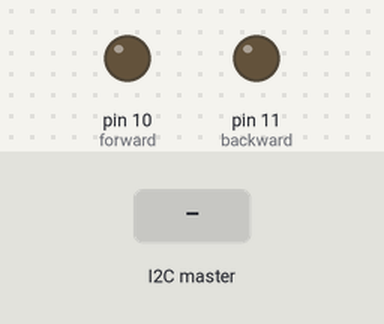
The sketch below on a simulated Arduino Uno, built with avr-gcc and run on an emulated ATmega328P. Parts: output pins drawn as LEDs (lit = HIGH). The test bench sets the inputs (shaded band).

Above: at 1.2 s.
1.3 s: the I2C master sends the byte 1
At 2.5 s:
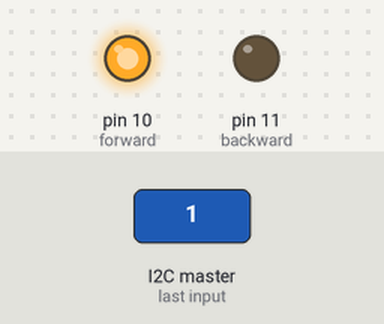
2.8 s: the I2C master sends the byte 2
At 3.7 s:
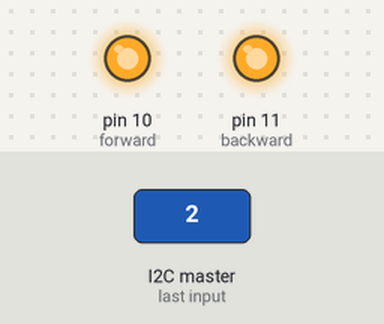
4.3 s: the I2C master sends the byte 0
At 4.9 s:
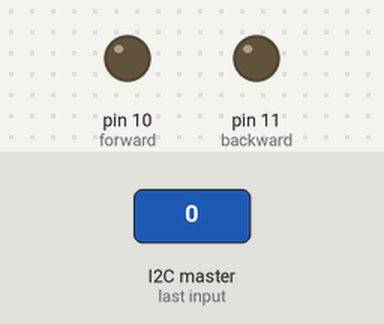
5.8 s: the I2C master sends the byte 2
At 7.0 s:
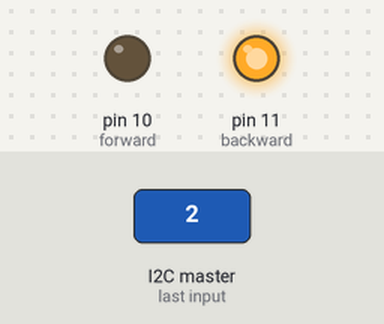
7.3 s: the I2C master sends the byte 90
At 8.4 s:
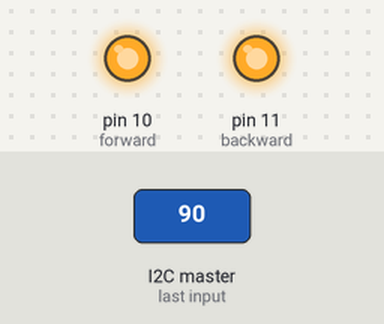
Timing chart, 0 to 9.8 s (numbered marks = the images above; inputs shaded):
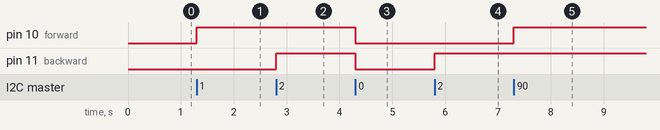

The sketch:

arduino_code.ino
```cpp
// Wire slave receiver for relay control

#include <Wire.h>

#define forward 10
#define backward 11

void setup() {
  Wire.begin(0x5); // join i2c bus with address #5
  // Wire.begin(0x6); // join i2c bus with address #6 (2nd arduino)
  // Wire.begin(0x7); // join i2c bus with address #7 (3rd arduino)
  // Wire.begin(0xN); // join i2c bus with address #8 (Nth arduino)
  Wire.onReceive(receiveEvent); // register event
  pinMode(forward, OUTPUT);
  pinMode(backward, OUTPUT);
}

void loop() {
  delay(100);
}

// function that executes whenever data is received from master
void receiveEvent(int howMany) {
  while (Wire.available()) { // if wire connection is available
    char c = Wire.read(); // receive byte as a character

    if (c == 1 && c != 2){
      digitalWrite(forward, c); // sets the forward relay to close when input is 1
    }
    else if (c == 2 && c != 1){
      digitalWrite(backward, c); // sets the backward relay to close when input is 2
    }
    else{
      digitalWrite(forward, c); // resets both relays to remain open when input is 0
      digitalWrite(backward, c);
    }
  }
}
```

Measured:
- after the input at 1.3 s, pin 10 (forward): LOW → HIGH at once
- after the input at 2.8 s, pin 11 (backward): LOW → HIGH at once
- after the input at 4.3 s, pin 10 (forward), pin 11 (backward): HIGH → LOW at once
- after the input at 5.8 s, pin 11 (backward): LOW → HIGH at once
- after the input at 7.3 s, pin 10 (forward): LOW → HIGH at once
